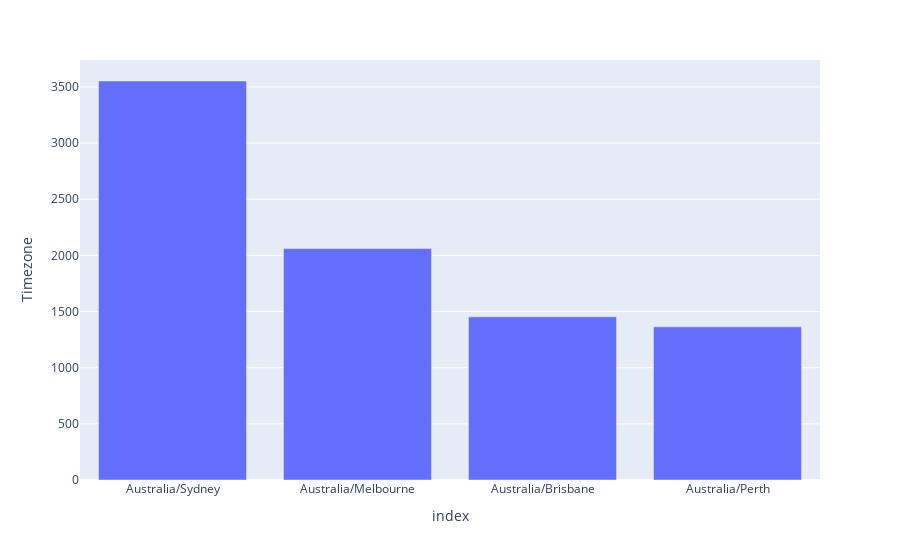

This figure's notebook cell:
### Code cell
fig = px.bar(pd.DataFrame(dt['Timezone'].value_counts()),  y='Timezone')
fig.show()

### Figure 1 — Plotly figure (JSON) as saved in the notebook; plotly's stock layout.template omitted (floating-point values rounded to 4 significant figures)
{"data": [{"alignmentgroup": "True", "hovertemplate": "index=%{x}<br>Timezone=%{y}<extra></extra>", "legendgroup": "", "marker": {"color": "#636efa"}, "name": "", "offsetgroup": "", "orientation": "v", "showlegend": false, "textposition": "auto", "type": "bar", "x": ["Australia/Sydney", "Australia/Melbourne", "Australia/Brisbane", "Australia/Perth"], "xaxis": "x", "y": [3553, 2061, 1453, 1364], "yaxis": "y"}], "layout": {"barmode": "relative", "legend": {"tracegroupgap": 0}, "margin": {"t": 60}, "xaxis": {"anchor": "y", "domain": [0, 1], "title": {"text": "index"}}, "yaxis": {"anchor": "x", "domain": [0, 1], "title": {"text": "Timezone"}}}}
